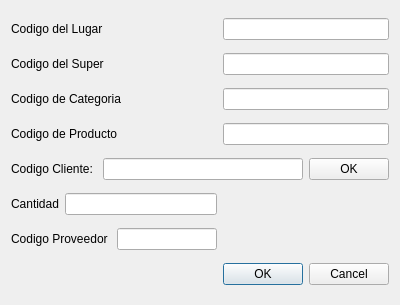
<?xml version="1.0" encoding="UTF-8"?>
<ui version="4.0">
 <class>dialogCompra</class>
 <widget class="QDialog" name="dialogCompra">
  <property name="geometry">
   <rect>
    <x>0</x>
    <y>0</y>
    <width>400</width>
    <height>305</height>
   </rect>
  </property>
  <property name="sizePolicy">
   <sizepolicy hsizetype="Preferred" vsizetype="Preferred">
    <horstretch>0</horstretch>
    <verstretch>0</verstretch>
   </sizepolicy>
  </property>
  <property name="windowTitle">
   <string>Dialog</string>
  </property>
  <layout class="QGridLayout" name="gridLayout">
   <item row="2" column="0">
    <widget class="QLabel" name="label_5">
     <property name="sizePolicy">
      <sizepolicy hsizetype="Preferred" vsizetype="Fixed">
       <horstretch>0</horstretch>
       <verstretch>0</verstretch>
      </sizepolicy>
     </property>
     <property name="text">
      <string>Codigo de Categoria</string>
     </property>
    </widget>
   </item>
   <item row="4" column="0" colspan="2">
    <layout class="QHBoxLayout" name="horizontalLayout">
     <item>
      <widget class="QLabel" name="label">
       <property name="text">
        <string>Codigo Cliente: </string>
       </property>
      </widget>
     </item>
     <item>
      <widget class="QLineEdit" name="lineEditClient"/>
     </item>
     <item>
      <widget class="QPushButton" name="OkClient">
       <property name="text">
        <string>OK</string>
       </property>
      </widget>
     </item>
    </layout>
   </item>
   <item row="3" column="0">
    <widget class="QLabel" name="label_4">
     <property name="sizePolicy">
      <sizepolicy hsizetype="Preferred" vsizetype="Fixed">
       <horstretch>0</horstretch>
       <verstretch>0</verstretch>
      </sizepolicy>
     </property>
     <property name="text">
      <string>Codigo de Producto</string>
     </property>
    </widget>
   </item>
   <item row="7" column="1">
    <widget class="QDialogButtonBox" name="buttonBox">
     <property name="orientation">
      <enum>Qt::Horizontal</enum>
     </property>
     <property name="standardButtons">
      <set>QDialogButtonBox::Cancel|QDialogButtonBox::Ok</set>
     </property>
    </widget>
   </item>
   <item row="0" column="0">
    <widget class="QLabel" name="label_2">
     <property name="sizePolicy">
      <sizepolicy hsizetype="Preferred" vsizetype="Fixed">
       <horstretch>0</horstretch>
       <verstretch>0</verstretch>
      </sizepolicy>
     </property>
     <property name="text">
      <string>Codigo del Lugar</string>
     </property>
    </widget>
   </item>
   <item row="2" column="1">
    <widget class="QLineEdit" name="catLine">
     <property name="sizePolicy">
      <sizepolicy hsizetype="Expanding" vsizetype="Fixed">
       <horstretch>0</horstretch>
       <verstretch>0</verstretch>
      </sizepolicy>
     </property>
    </widget>
   </item>
   <item row="1" column="0">
    <widget class="QLabel" name="label_3">
     <property name="sizePolicy">
      <sizepolicy hsizetype="Preferred" vsizetype="Fixed">
       <horstretch>0</horstretch>
       <verstretch>0</verstretch>
      </sizepolicy>
     </property>
     <property name="text">
      <string>Codigo del Super</string>
     </property>
    </widget>
   </item>
   <item row="3" column="1">
    <widget class="QLineEdit" name="productoLine">
     <property name="sizePolicy">
      <sizepolicy hsizetype="Expanding" vsizetype="Fixed">
       <horstretch>0</horstretch>
       <verstretch>0</verstretch>
      </sizepolicy>
     </property>
    </widget>
   </item>
   <item row="1" column="1">
    <widget class="QLineEdit" name="superLine">
     <property name="sizePolicy">
      <sizepolicy hsizetype="Expanding" vsizetype="Fixed">
       <horstretch>0</horstretch>
       <verstretch>0</verstretch>
      </sizepolicy>
     </property>
    </widget>
   </item>
   <item row="0" column="1">
    <widget class="QLineEdit" name="lugarLine">
     <property name="sizePolicy">
      <sizepolicy hsizetype="Expanding" vsizetype="Fixed">
       <horstretch>0</horstretch>
       <verstretch>0</verstretch>
      </sizepolicy>
     </property>
    </widget>
   </item>
   <item row="5" column="0">
    <layout class="QHBoxLayout" name="horizontalLayout_2">
     <item>
      <widget class="QLabel" name="label_6">
       <property name="text">
        <string>Cantidad</string>
       </property>
      </widget>
     </item>
     <item>
      <widget class="QLineEdit" name="lineEdit"/>
     </item>
    </layout>
   </item>
   <item row="6" column="0">
    <layout class="QHBoxLayout" name="horizontalLayout_3">
     <item>
      <widget class="QLabel" name="label_7">
       <property name="text">
        <string>Codigo Proveedor </string>
       </property>
      </widget>
     </item>
     <item>
      <widget class="QLineEdit" name="lineEdit_2"/>
     </item>
    </layout>
   </item>
  </layout>
 </widget>
 <resources/>
 <connections>
  <connection>
   <sender>buttonBox</sender>
   <signal>accepted()</signal>
   <receiver>dialogCompra</receiver>
   <slot>accept()</slot>
   <hints>
    <hint type="sourcelabel">
     <x>248</x>
     <y>254</y>
    </hint>
    <hint type="destinationlabel">
     <x>157</x>
     <y>274</y>
    </hint>
   </hints>
  </connection>
  <connection>
   <sender>buttonBox</sender>
   <signal>rejected()</signal>
   <receiver>dialogCompra</receiver>
   <slot>reject()</slot>
   <hints>
    <hint type="sourcelabel">
     <x>316</x>
     <y>260</y>
    </hint>
    <hint type="destinationlabel">
     <x>286</x>
     <y>274</y>
    </hint>
   </hints>
  </connection>
 </connections>
</ui>
